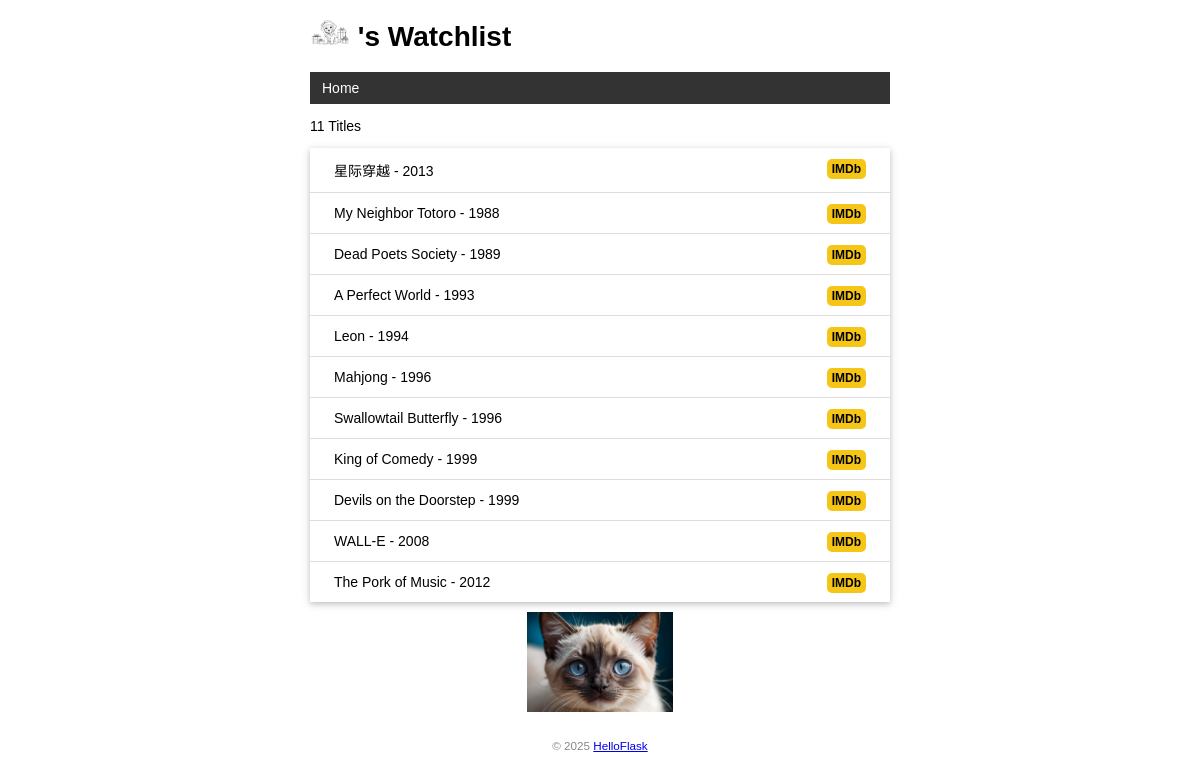
Before: / with the older database file.
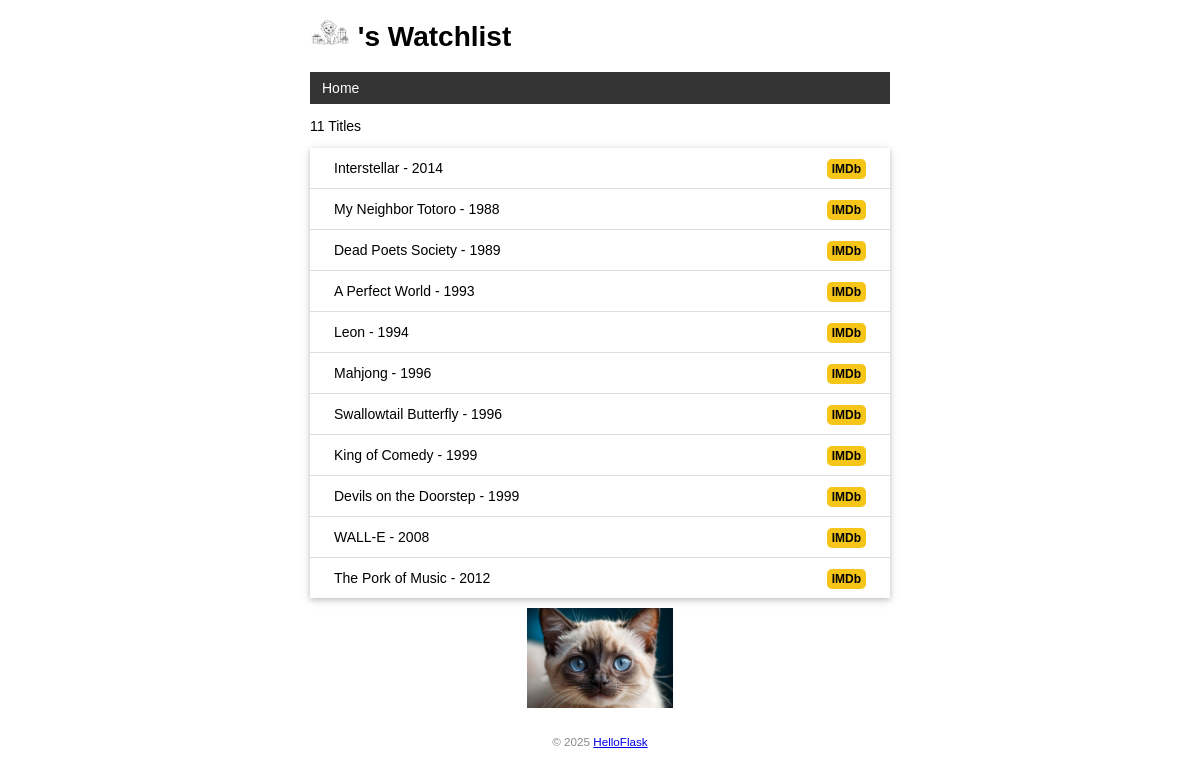
After: the same page with the newer database file.
### app.py (models this page shows)
class Movie(db.Model):
    __tablename__='movie'
    id:Mapped[int]=mapped_column(primary_key=True)
    title:Mapped[str]=mapped_column(String(60))
    year:Mapped[str] = mapped_column(String(4))

### app.py (the view)
@app.route('/')
def index():
    movies = db.session.execute(select(Movie)).scalars().all()
    return render_template('index.html',movies=movies)

### app.py (called while the page is built)
@app.context_processor
def inject_user():
    user = db.session.execute(select(User)).scalar
    return dict(user=user)

### templates/index.html
{% extends 'base.html' %}
{% block content %}
<p>{{ movies|length }} Titles</p>
<ul class="movie-list">
    {% for movie in movies %}
    <li>{{ movie.title }} - {{ movie.year }}
        <span class="float-right">
            <a class="imdb" href="https://www.imdb.com/find?q={{ movie.title }}" target="_blank" title="Find this movie on IMDb">IMDb</a>
        </span>
    </li>
    {% endfor %}
</ul>
<img alt="Walking Totoro" class="totoro" src="{{ url_for('static', filename='xiumao.jpg') }}" title="to~to~ro~">
{% endblock %}

### templates/base.html (shortened to what this page needs)
<!DOCTYPE html>
<html lang="en">
<head>
    {% block head %}
    <link rel="stylesheet" href="{{ url_for('static', filename='style.css') }}" type="text/css">
    {% endblock %}
</head>
<body>
    <h1>
        <img alt="Avatar" class="avatar" src="{{ url_for('static', filename='xiugou.png') }}">
        {{ user.name }}'s Watchlist
    </h1>
    <nav>
        <ul>
            <li><a href="{{ url_for('index') }}">Home</a></li>
        </ul>
    </nav>
    {% block content %}{% endblock %}
    <footer>
        <small>&copy; 2025 <a href="http://helloflask.com/book/3">HelloFlask</a></small>
    </footer>
</body>
</html>

### static/style.css (style rules this page uses)
body { margin: auto; max-width: 580px; font-size: 14px; font-family: Helvetica, Arial, sans-serif; }
footer { color: #888; margin-top: 15px; text-align: center; padding: 10px; }
.avatar { width: 40px; }
.movie-list { list-style-type: none; padding: 0; margin-bottom: 10px; box-shadow: 0 2px 5px 0 rgba(0, 0, 0, 0.16), 0 2px 10px 0 rgba(0, 0, 0, 0.12); }
.movie-list li { padding: 12px 24px; border-bottom: 1px solid #ddd; }
.movie-list li:last-child { border-bottom:none; }
.totoro { display: block; margin: 0 auto; height: 100px; }
nav ul { list-style-type: none; margin: 0; padding: 0; overflow: hidden; background-color: #333; }
nav li { float: left; }
nav li a { display: block; color: white; text-align: center; padding: 8px 12px; text-decoration: none; }
.float-right { float: right; }
.imdb { font-size: 12px; font-weight: bold; color: black; text-decoration: none; background: #F5C518; border-radius: 5px; padding: 3px 5px; }

Changed rows visible on the page:
changed Movie: title "星际穿越" → "Interstellar"; year "2013" → "2014"
